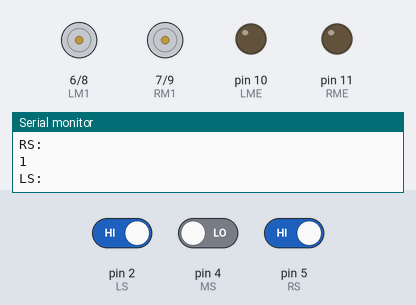
Recording of a sketch running on a simulated Arduino Uno, built with avr-gcc and run on an emulated ATmega328P. Shown: motor-driver pin pairs drawn as motors (green arrow = first pin HIGH = forward, orange = second pin HIGH = backward, longer = more drive), output pins drawn as LEDs (lit = HIGH), the last lines printed to the serial monitor. Inputs (shaded band) come from the test bench; at power-on: pin 2 (LS) HIGH, pin 4 (MS) LOW, pin 5 (RS) HIGH.

Above: at 1.2 s.
1.3 s: pin 2 (LS) driven LOW
At 2.5 s:
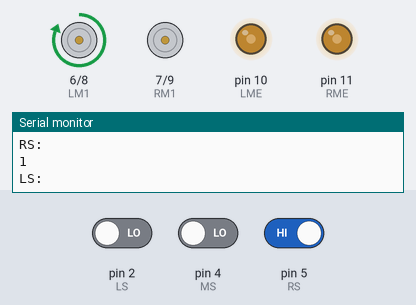
2.8 s: pin 4 (MS) driven HIGH
At 3.8 s:
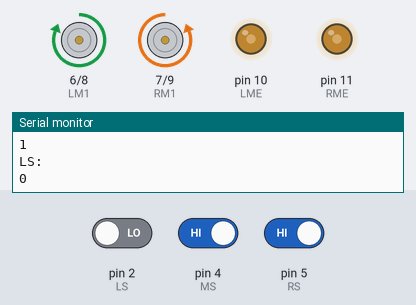
4.3 s: pin 5 (RS) driven LOW
At 4.8 s:
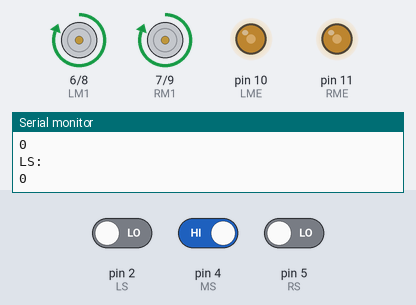
5.8 s: pin 2 (LS) driven HIGH
At 6.8 s:
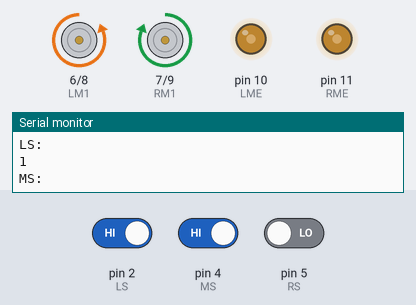
7.3 s: pin 4 (MS) driven LOW
At 7.8 s:
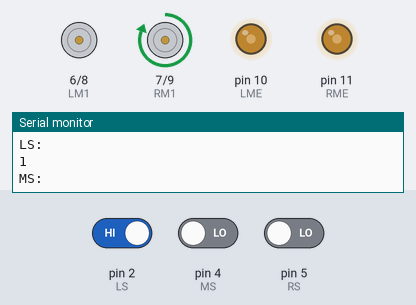
Timing chart, 0 to 9.8 s (numbered marks = the images above; inputs shaded):
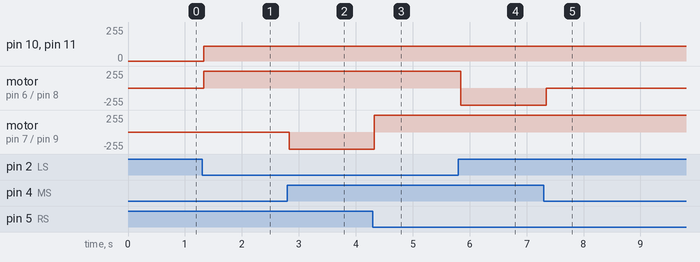

The sketch:

testlf.ino
```cpp
#define LS 2
#define MS 4
#define RS 5
#define LM1 6
#define RM1 7
#define LM2 8
#define RM2 9
#define LME 10
#define RME 11

void setup()
{
  Serial.begin(9600);
  pinMode(LS,INPUT);
  pinMode(RS,INPUT);
  pinMode(MS,INPUT);
  pinMode(LM1,OUTPUT);
  pinMode(RM1,OUTPUT);
  pinMode(LM2,OUTPUT);
  pinMode(RM2,OUTPUT);
  pinMode(LME,OUTPUT);
  pinMode(RME,OUTPUT);
}

void loop()
{
  int a = digitalRead(LS);
  int b = digitalRead(MS);
  int c = digitalRead(RS);
  Serial.println("LS:");
  Serial.println(a);
  Serial.println("MS:");
  Serial.println(b);
  Serial.println("RS:");
  Serial.println(c);
  if(b==1)
  {
    if(a==0 && c==0)                             //straight
    {
    digitalWrite(LM1,HIGH);
    digitalWrite(LM2,LOW);
    digitalWrite(RM1,HIGH);
    digitalWrite(RM2,LOW);
    analogWrite(LME,110);
    analogWrite(RME,110);
    }
    else if(a==1 && c==0)                              //left<90
    {
    digitalWrite(LM1,LOW);
    digitalWrite(LM2,HIGH);
    digitalWrite(RM1,HIGH);
    digitalWrite(RM2,LOW);
    analogWrite(LME,110);
    analogWrite(RME,110);
    }
    else if(a==0 && c==1)                              //right<90
    {
    digitalWrite(LM1,HIGH);
    digitalWrite(LM2,LOW);
    digitalWrite(RM1,LOW);
    digitalWrite(RM2,HIGH);
    analogWrite(LME,110);
    analogWrite(RME,110);
    }
    else                               //stop
    {
    digitalWrite(LM1,LOW);
    digitalWrite(LM2,LOW);
    digitalWrite(RM1,LOW);
    digitalWrite(RM2,LOW);
    analogWrite(LME,0);
    analogWrite(RME,0);
    }
  }
  else
  {
    if(a==0 && c==0)                                     //backturn
    {
    digitalWrite(LM1,HIGH);
    digitalWrite(LM2,LOW);
    digitalWrite(RM1,LOW);
    digitalWrite(RM2,HIGH);
    analogWrite(LME,110);
    analogWrite(RME,110);
    }
    else if(a==1 && c==0)                                 //left>90
    {
    digitalWrite(LM1,LOW);
    digitalWrite(LM2,LOW);
    digitalWrite(RM1,HIGH);
    digitalWrite(RM2,LOW);
    analogWrite(LME,110);
    analogWrite(RME,110);
    }
    else if(a==0 && c==1)                                 //right>90
    {
    digitalWrite(LM1,HIGH);
    digitalWrite(LM2,LOW);
    digitalWrite(RM1,LOW);
    digitalWrite(RM2,LOW);
    analogWrite(LME,110);
    analogWrite(RME,110);
    }
    else                                  //invalidcase
    {
    digitalWrite(LM1,LOW);
    digitalWrite(LM2,LOW);
    digitalWrite(RM1,LOW);
    digitalWrite(RM2,LOW);
    analogWrite(LME,0);
    analogWrite(RME,0);
    }
  }

}
```

Measured:
- after the input at 1.3 s, pin 10 (LME), pin 11 (RME): 0/255 → 110/255 at once; motor on pin 6 (LM1) / pin 8 (LM2): stopped → forward 255/255 at once
- after the input at 2.8 s, motor on pin 7 (RM1) / pin 9 (RM2): stopped → backward 255/255 at once
- after the input at 4.3 s, motor on pin 7 (RM1) / pin 9 (RM2): backward 255/255 → forward 255/255 at once
- after the input at 5.8 s, motor on pin 6 (LM1) / pin 8 (LM2): forward 255/255 → backward 255/255 after 0.05 s
- after the input at 7.3 s, motor on pin 6 (LM1) / pin 8 (LM2): backward 255/255 → stopped after 0.05 s
